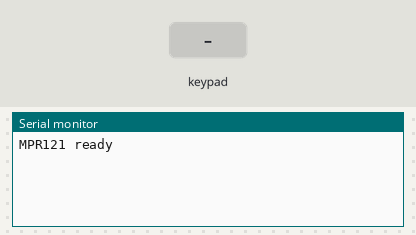
This sketch was run on a simulated Raspberry Pi Pico. On the bench: the last lines printed to the serial monitor. The inputs (shaded band) are chosen by the test bench.

Above: at 1.2 s.
1.3 s: key '0' pressed
At 2.5 s:
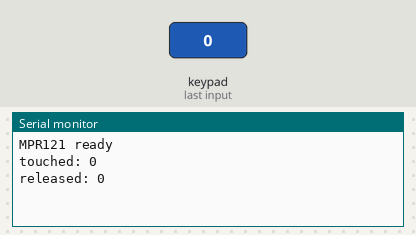
2.9 s: keypad keys 1 2 pressed 0.4 s apart
At 3.03 s:
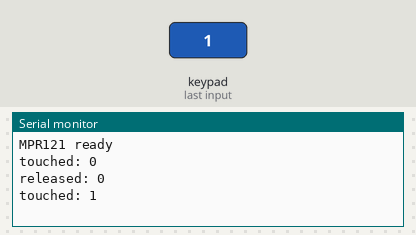
5.2 s: key '3' pressed
At 6.4 s:
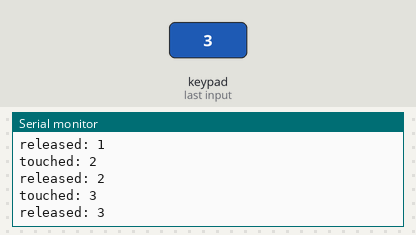
6.7 s: keypad keys 1 2 A pressed 0.4 s apart
At 8.4 s:
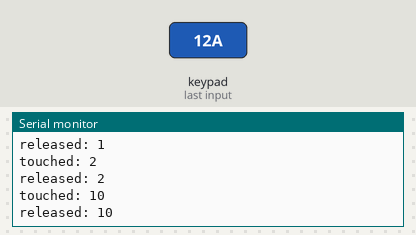
Timing chart, 0 to 9.9 s (numbered marks = the images above; inputs shaded):
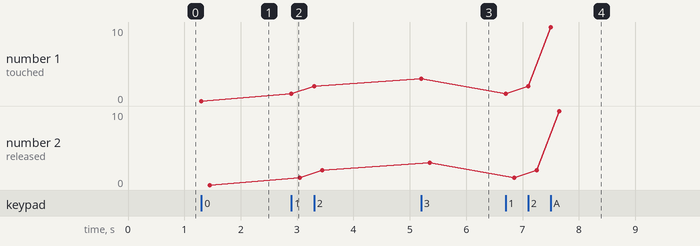

Measured:
- after the input at 1.3 s, the serial monitor: prints a new line at once (image 1)
- after the input at 2.9 s, the serial monitor: prints a new line at once (image 2)
- after the input at 5.2 s, the serial monitor: prints a new line at once (image 3)
- after the input at 6.7 s, the serial monitor: prints a new line at once (image 4)
- plotted number 1: 0 → 2 after the input at 2.9 s, 2 → 3 after the input at 5.2 s, 3 → 10 after the input at 6.7 s
- plotted number 2: 0 → 2 after the input at 2.9 s, 2 → 3 after the input at 5.2 s, 3 → 10 after the input at 6.7 s

The sketch:

mpr121_capacitive.ino
```cpp
// snippet: mpr121_capacitive
// tags: touch, mpr121, capacitive, adafruit, i2c, button, sensor
// boards: avr, esp32, megaavr, nano33iot, romi32u4, rp2040
// library: Adafruit MPR121
// description: 12-key capacitive touch sensing with Adafruit MPR121 breakout
// prompts: MPR121 capacitive touch, 12-key touch sensor, capacitive buttons, touch pad sensor, Adafruit touch keyboard
// exact-include: Wire.h, Adafruit_MPR121.h

#include <Wire.h>
#include <Adafruit_MPR121.h>

Adafruit_MPR121 cap;
uint16_t lastTouched = 0;

void setup() {
  Serial.begin(9600);
  while (!Serial && millis() < 3000);
  if (!cap.begin(0x5A)) {
    Serial.println("MPR121 not found");
    while (1);
  }
  Serial.println("MPR121 ready");
}

void loop() {
  uint16_t touched = cap.touched();
  for (uint8_t i = 0; i < 12; i++) {
    if ((touched & (1 << i)) && !(lastTouched & (1 << i))) {
      Serial.print("touched: "); Serial.println(i);
    }
    if (!(touched & (1 << i)) && (lastTouched & (1 << i))) {
      Serial.print("released: "); Serial.println(i);
    }
  }
  lastTouched = touched;
}
```
